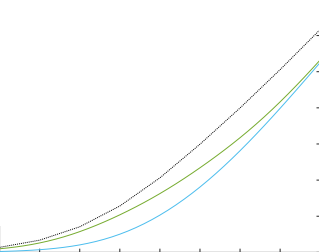
#> input picture Python常用操作/Plan/Demo_read_plot_from_image.png, 319 x 252 px
$ python Demo_read_plot_from_image.py
#> lines starting #> are read from the running program, lines starting #| are printed output that depends on the picture
import cv2
import numpy as np
import matplotlib.pyplot as plt
img = cv2.imread('Demo_read_plot_from_image.png')
#> img is the input picture: shape (252, 319, 3); mean B, G, R 253.1, 253.5, 252.7

img = img[:, :, 0]
#> img: shape (252, 319)
print(img.shape)
#| (252, 319)

xs = np.linspace(0, 317, 9)
print(xs)

ys = list()
for x in xs:
    ns = img[:, int(x)]
    i=0
    for i, n in enumerate(ns):
        if n < 200:
            break
    ys.append(i)
#> after the loop, ys = [247, 240, 226, 206, 178, 145, 109, 71, 31]

ys = (252-np.array(ys)) / 252 * 35
#> ys = [0.694, 1.67, 3.61, 6.39, 10.28, 14.86, 19.86, 25.14, 30.69]
np.save('n8k4.npy', ys)
plt.plot(xs, ys)
plt.ylim(0)
plt.show()
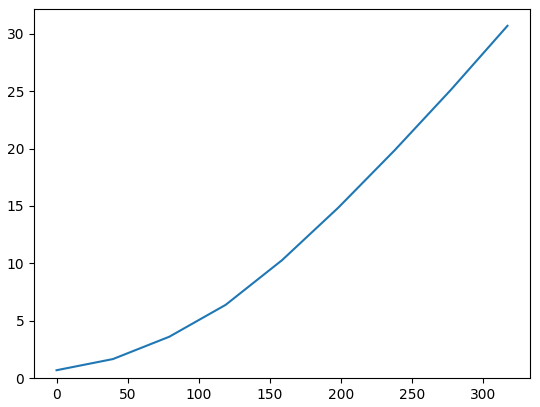
#> figure drawn by matplotlib, 1 panel

# cv2.imshow('', img)
# cv2.waitKey()
